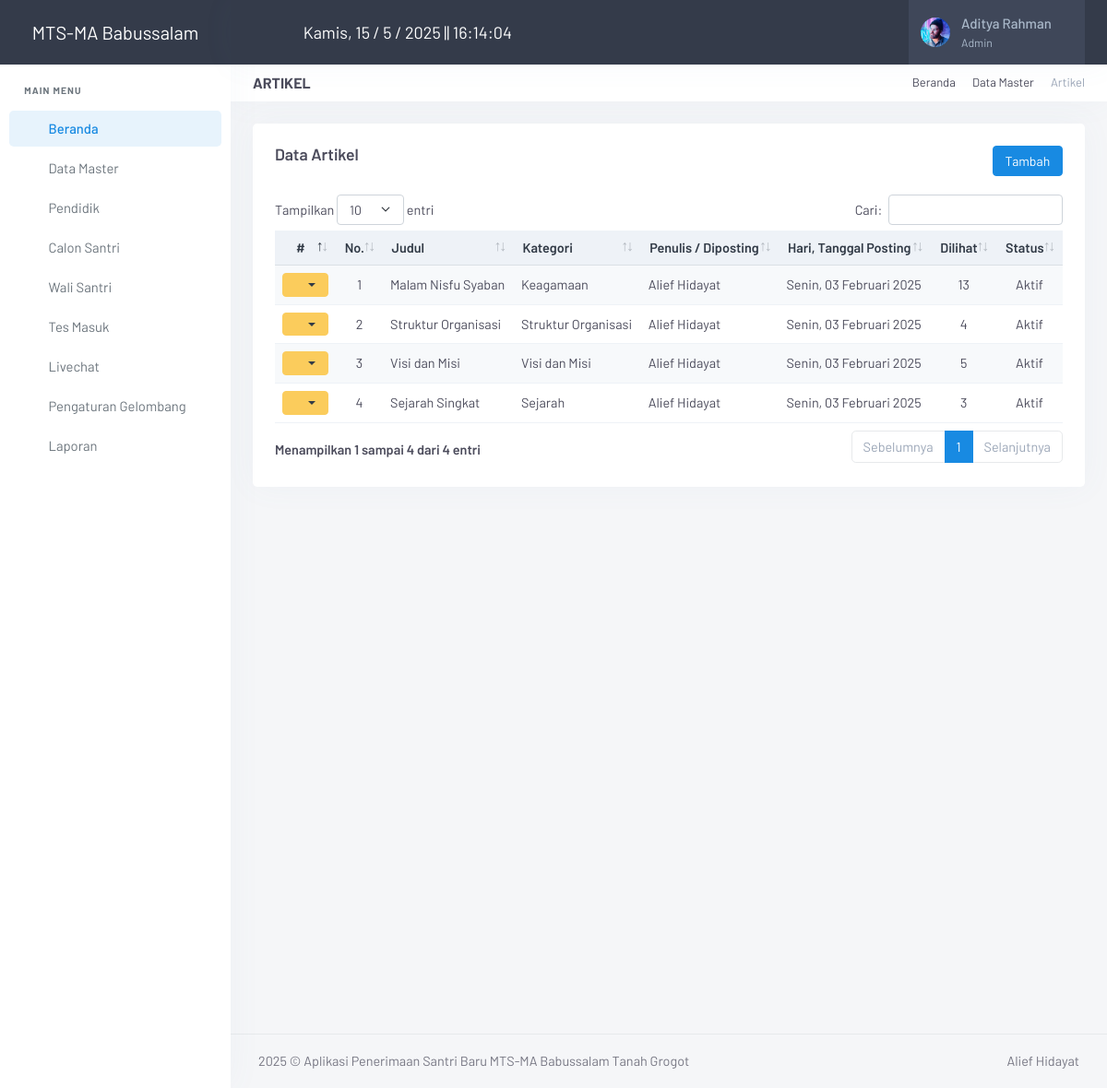
The page /admin/index.php?page=artikel (signed in) on the database its author committed.
### tables this page shows
CREATE TABLE `meta` (
  `id_meta` int(11) NOT NULL,
  `instansi` varchar(255) DEFAULT NULL,
  `telp` varchar(50) DEFAULT NULL,
  `email` varchar(255) DEFAULT NULL,
  `alamat` text DEFAULT NULL,
  `logo` varchar(255) DEFAULT NULL,
  `pimpinan` varchar(255) DEFAULT NULL,
  `singkat` varchar(100) NOT NULL
);

CREATE TABLE `artikel` (
  `id_artikel` int(11) NOT NULL,
  `judul` text NOT NULL,
  `kategori` varchar(100) NOT NULL,
  `isi` text NOT NULL,
  `gambar` varchar(100) NOT NULL,
  `tanggal` date NOT NULL,
  `posting` varchar(100) NOT NULL,
  `view` varchar(20) NOT NULL,
  `status_artikel` varchar(20) NOT NULL
);

### admin/inc/koneksi.php (called while the page is built, shortened)
<?php
	$con = mysqli_connect("localhost","root","","db_santri");
?>
<?php $ambil_meta=$con->query("SELECT * FROM meta"); ?>
<?php $meta = $ambil_meta->fetch_assoc(); ?>

### admin/inc/tanggal.php (called while the page is built, shortened)
<?php
function tgl_indo($tgl){
    $tanggal = substr($tgl,8,2);
    $bulan   = getBulan(substr($tgl,5,2));
    $tahun   = substr($tgl,0,4);
    return $tanggal.' '.$bulan.' '.$tahun;
}
function getBulan($bln){
    switch ($bln){
        case 2: return "Februari"; break;
        case 11: return "November"; break;
    }
}
function getHari($tgl){
    $hari = date('l', strtotime($tgl));
    switch ($hari){
        case 'Monday': return 'Senin'; break;
    }
}
?>

### admin/page/artikel/artikel.php (the view, shortened to what this page needs)
<div class="page-title-head d-flex align-items-center gap-2">
    <div class="flex-grow-1">
        <h4 class="fs-16 text-uppercase fw-bold mb-0">Artikel</h4>
    </div>
    <div class="text-end">
        <ol class="breadcrumb m-0 py-0 fs-13">
            <li class="breadcrumb-item"><a href="javascript: void(0);">Beranda</a></li>
            <li class="breadcrumb-item"><a href="javascript: void(0);">Data Master</a></li>
            <li class="breadcrumb-item active">Artikel</li>
        </ol>
    </div>
</div>
<div class="row">
    <div class="col-12">
        <div class="card">
            <div class="card-body">
                <h4 class="header-title mb-2">
                    Data Artikel
                    <a href="?page=artikel&aksi=tambah" class="btn btn-primary btn-sm float-end">Tambah</a>
                </h4>
                <br>
                <table id="dtTabel" class="table table-striped table-sm w-100">
                    <thead class="table-light">
                        <tr>
                            <th width="10" class="text-center">#</th>
                            <th width="5" class="text-center">No.</th>
                            <th>Judul</th>
                            <th>Kategori</th>
                            <th>Penulis / Diposting</th>
                            <th>Hari, Tanggal Posting</th>
                            <th class="text-center">Dilihat</th>
                            <th class="text-center">Status</th>
                        </tr>
                    </thead>
                    <tbody>
                        <?php
                            $nomor = 1;
                            $ambil = $con->query("SELECT * FROM artikel ORDER BY id_artikel ASC");
                            while ($row = $ambil->fetch_assoc()) {
                                $hari = getHari($row['tanggal']);
                                $tgl = tgl_indo($row['tanggal']);
                                ?>
                                <tr>
                                    <td class="text-center">
                                        <div class="dropdown">
                                            <button class="btn btn-warning btn-sm dropdown-toggle text-dark" type="button" id="dropdownMenuButton" data-bs-toggle="dropdown" aria-haspopup="true" aria-expanded="false">
                                                <i class="ti ti-settings"></i>
                                            </button>
                                        </div>
                                    </td>
                                    <td class="text-center"><?= $nomor; ?></td>
                                    <td><?= $row['judul']; ?></td>
                                    <td><?= $row['kategori']; ?></td>
                                    <td><?= $row['posting']; ?></td>
                                    <td><?= $hari; ?>, <?= $tgl; ?></td>
                                    <td class="text-center"><?= $row['view']; ?></td>
                                    <td class="text-center"><?= $row['status_artikel']; ?></td>
                                </tr>
                            <?php
                            $nomor++;
                            }
                        ?>
                    </tbody>
                </table>
            </div>
        </div>
    </div>
</div>

### admin/index.php (shortened to what this page needs)
<?php
include ("inc/koneksi.php");
include ("inc/tanggal.php");
if ($_SESSION['Admin'] || $_SESSION['Pimpinan']) {
?>
<!DOCTYPE html>
<html lang="en">
<head>
    <link href="assets/vendor/jsvectormap/jsvectormap.min.css" rel="stylesheet" type="text/css">
    <link href="assets/css/vendor.min.css" rel="stylesheet" type="text/css" />
    <link href="assets/css/app.min.css" rel="stylesheet" type="text/css" id="app-style" />
    <link href="assets/css/icons.min.css" rel="stylesheet" type="text/css" />
    <link href="assets/vendor/datatables.net-bs5/css/dataTables.bootstrap5.min.css" rel="stylesheet" type="text/css" />
    <link href="assets/vendor/datatables.net-responsive-bs5/css/responsive.bootstrap5.min.css" rel="stylesheet" type="text/css" />
    <link href="assets/vendor/datatables.net-fixedcolumns-bs5/css/fixedColumns.bootstrap5.min.css" rel="stylesheet" type="text/css" />
    <link href="assets/vendor/datatables.net-fixedheader-bs5/css/fixedHeader.bootstrap5.min.css" rel="stylesheet" type="text/css" />
    <link href="assets/vendor/datatables.net-buttons-bs5/css/buttons.bootstrap5.min.css" rel="stylesheet" type="text/css" />
    <link href="assets/vendor/datatables.net-select-bs5/css/select.bootstrap5.min.css" rel="stylesheet" type="text/css" />
</head>
<body>
    <?php
    if ($_SESSION['Admin']) { $user = $_SESSION['Admin']; }
    $sql = mysqli_query($con, "SELECT * FROM admin WHERE id_admin='$user'");
    $admin = mysqli_fetch_assoc($sql);
    ?>
    <div class="wrapper">
        <?php include "menu.php" ?>
        <header class="app-topbar">
            <div class="page-container topbar-menu">
                <div class="d-flex align-items-center gap-2">
                    <button class="sidenav-toggle-button px-2">
                        <i class="ti ti-menu-deep fs-24"></i>
                    </button>
                    <div id="current-time" class="time-display text-white"></div>
                </div>
                <div class="d-flex align-items-center gap-2">
                    <div class="topbar-item d-none d-sm-flex">
                        <button class="topbar-link" data-bs-toggle="offcanvas" data-bs-target="#theme-settings-offcanvas" type="button">
                            <i class="ti ti-settings fs-22"></i>
                        </button>
                    </div>
                    <div class="topbar-item d-none d-sm-flex">
                        <button class="topbar-link" id="light-dark-mode" type="button">
                            <i class="ti ti-moon fs-22"></i>
                        </button>
                    </div>
                    <div class="topbar-item nav-user">
                        <div class="dropdown">
                            <a class="topbar-link dropdown-toggle drop-arrow-none px-2" data-bs-toggle="dropdown" data-bs-offset="0,19" type="button" aria-haspopup="false" aria-expanded="false">
                                <img src="assets/gambar/admin/<?= $admin['foto'] ?>" width="32" class="rounded-circle me-lg-2 d-flex" alt="user-image">
                                <span class="d-lg-flex flex-column gap-1 d-none">
                                    <h5 class="my-0"><?= $admin['nama'] ?></h5>
                                    <h6 class="my-0 fw-normal"><?= $admin['level'] ?></h6>
                                </span>
                                <i class="ti ti-chevron-down d-none d-lg-block align-middle ms-2"></i>
                            </a>
                        </div>
                    </div>
                </div>
            </div>
        </header>
        <div class="page-content">
            <div class="page-container">
                <?php
                $page = $_GET['page'];
                $aksi = $_GET['aksi'];
                if ($page == "artikel")
                {
                    if ($aksi == "") { include "page/artikel/artikel.php"; }
                }
                ?>
            </div>
            <footer class="footer">
                <div class="page-container">
                    <div class="row">
                        <div class="col-md-8 text-center text-md-start">
                            <script>document.write(new Date().getFullYear())</script> © Aplikasi Penerimaan Santri Baru <?= $meta['instansi'] ?> Tanah Grogot</span>
                        </div>
                        <div class="col-md-4">
                            <div class="text-md-end footer-links d-none d-md-block">
                                <a href="javascript: void(0);">Alief Hidayat</a>
                            </div>
                        </div>
                    </div>
                </div>
            </footer>
        </div>
    </div>
</body>
</html>
<?php
}else{
    echo '<script language="javascript">alert("Anda belum login, Klik OK untuk Login"); document.location="login.php";</script>';
    }
?>

### admin/menu.php (shortened to what this page needs)
<div class="sidenav-menu">
    <a href="index.php" class="logo">
        <span class="logo-light">
            <span class="logo-lg text-white" style="font-size: 20px;"><?= $meta['instansi'] ?></span>
        </span>
    </a>
    <div data-simplebar>
        <ul class="side-nav table-responsive">
            <li class="side-nav-title">Main Menu</li>
            <li class="side-nav-item">
                <a href="index.php" class="side-nav-link">
                    <span class="menu-icon"><i class="ti ti-home"></i></span>
                    <span class="menu-text"> Beranda </span>
                </a>
            </li>
            <li class="side-nav-item">
                <a data-bs-toggle="collapse" href="#sidebarDTMaster" aria-expanded="false" aria-controls="sidebarDTMaster"
                    class="side-nav-link">
                    <span class="menu-icon"><i class="ti ti-database"></i></span>
                    <span class="menu-text"> Data Master</span>
                    <span class="menu-arrow"></span>
                </a>
            </li>
            <li class="side-nav-item">
                <a href="?page=pendidik" class="side-nav-link">
                    <span class="menu-icon"><i class="ti ti-user"></i></span>
                    <span class="menu-text"> Pendidik </span>
                </a>
            </li>
            <li class="side-nav-item">
                <a data-bs-toggle="collapse" href="#sidebarCsantri" aria-expanded="false" aria-controls="sidebarCsantri"
                    class="side-nav-link">
                    <span class="menu-icon"><i class="ti ti-users"></i></span>
                    <span class="menu-text"> Calon Santri</span>
                    <span class="menu-arrow"></span>
                </a>
            </li>
            <li class="side-nav-item">
                <a data-bs-toggle="collapse" href="#sidebarWaliSantri" aria-expanded="false" aria-controls="sidebarWaliSantri"
                    class="side-nav-link">
                    <span class="menu-icon"><i class="ti ti-users"></i></span>
                    <span class="menu-text"> Wali Santri</span>
                    <span class="menu-arrow"></span>
                </a>
            </li>
            <li class="side-nav-item">
                <a href="?page=tes_masuk" class="side-nav-link">
                    <span class="menu-icon"><i class="ti ti-edit"></i></span>
                    <span class="menu-text"> Tes Masuk </span>
                </a>
            </li>
            <li class="side-nav-item">
                <a href="?page=livechat" class="side-nav-link">
                    <span class="menu-icon"><i class="ti ti-message-circle"></i></span>
                    <span class="menu-text"> Livechat </span>
                </a>
            </li>
            <li class="side-nav-item">
                <a href="?page=pengaturan_gelombang" class="side-nav-link">
                    <span class="menu-icon"><i class="ti ti-message-circle"></i></span>
                    <span class="menu-text"> Pengaturan Gelombang </span>
                </a>
            </li>
            <li class="side-nav-item">
                <a data-bs-toggle="collapse" href="#sidebarLaporan" aria-expanded="false" aria-controls="sidebarLaporan"
                    class="side-nav-link">
                    <span class="menu-icon"><i class="ti ti-printer"></i></span>
                    <span class="menu-text"> Laporan</span>
                    <span class="menu-arrow"></span>
                </a>
            </li>
        </ul>
    </div>
</div>

### admin/index.php (style rules this page uses)
.sidenav-toggle-button, .topnav-toggle-button { background-color: transparent; border: none; cursor: pointer; }
.time-display { font-size: 18px; }

### rows shown on the page
meta: instansi "MTS-MA Babussalam"
artikel: judul "Malam Nisfu Syaban", kategori "Keagamaan", posting "Alief Hidayat", tanggal "Senin", tanggal "03 Februari 2025", view "13", status_artikel "Aktif"
artikel: judul "Struktur Organisasi", kategori "Struktur Organisasi", posting "Alief Hidayat", tanggal "Senin", tanggal "03 Februari 2025", view "4", status_artikel "Aktif"
artikel: judul "Visi dan Misi", kategori "Visi dan Misi", posting "Alief Hidayat", tanggal "Senin", tanggal "03 Februari 2025", view "5", status_artikel "Aktif"
artikel: judul "Sejarah Singkat", kategori "Sejarah", posting "Alief Hidayat", tanggal "Senin", tanggal "03 Februari 2025", view "3", status_artikel "Aktif"

### other values the page prints
$admin['nama'] "Aditya Rahman"
$admin['level'] "Admin"
